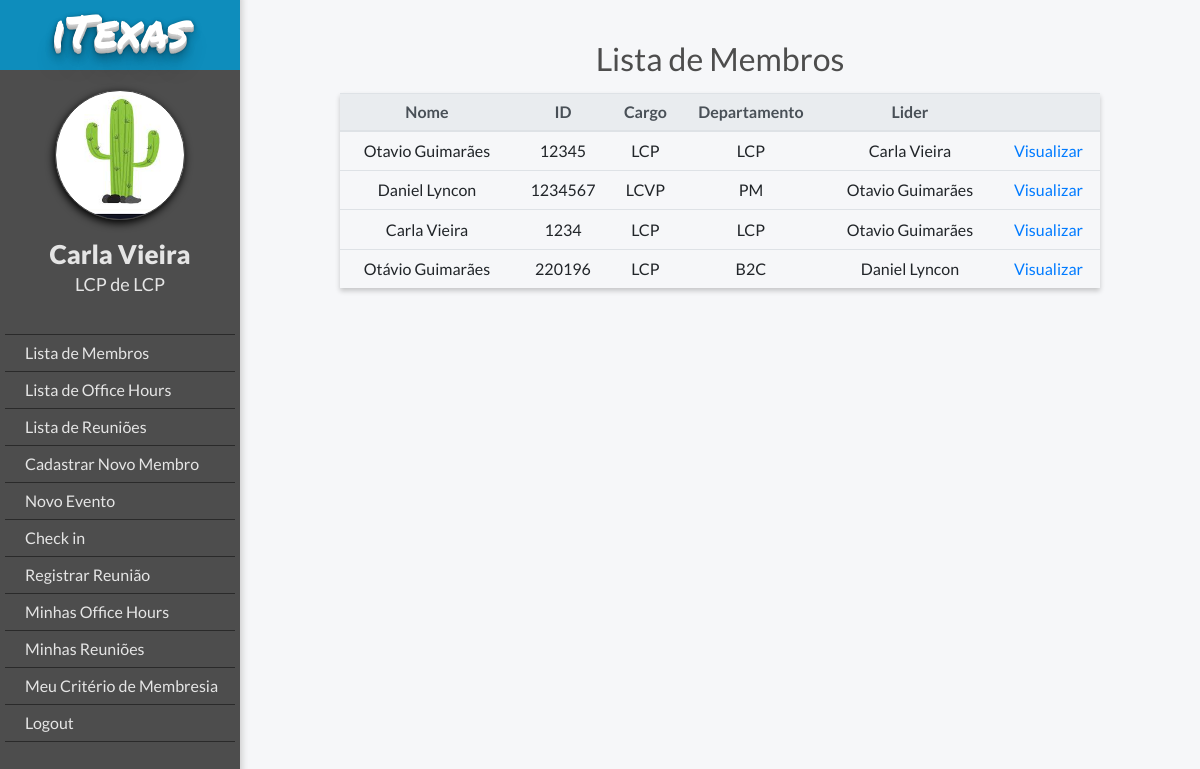
The app's page /members/ (signed in), older data.
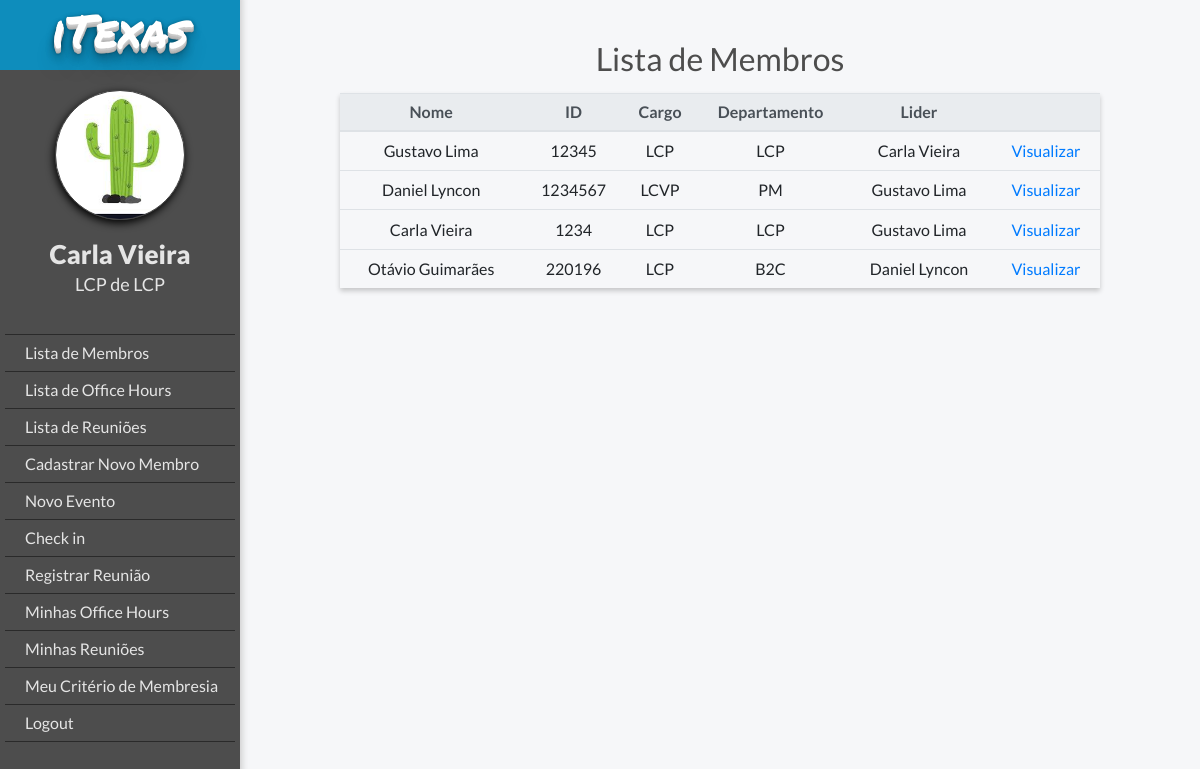
The same page, newer data.
### members/models.py (models this page shows, shortened)
class MyUser(AbstractBaseUser):
    POST = (('1,', 'LCP'), ('2', 'LCVP'), ('3', 'TLB'), ('4', 'Membro'))
    DEPARTMENT = (
    ('1', 'LCP'), ('2', 'PM'), ('3', 'F&L'), ('4', 'B2C'), ('5', 'B2B'), ('6', 'OGE'), ('7', 'OGT'), ('8', 'OGV'),
    ('9', 'IGE'), ('10', 'IGT'),)
    email = models.EmailField(verbose_name='E-mail', max_length=255, unique=True)
    podio_code = models.CharField(max_length=10, verbose_name='ID do Podio', unique=True)
    first_name = models.CharField(max_length=20, verbose_name='Nome')
    last_name = models.CharField(max_length=20, verbose_name='Sobrenome')
    post = models.CharField(max_length=2, choices=POST, blank=True, null=True, verbose_name='Cargo')
    department = models.CharField(max_length=2, choices=DEPARTMENT, blank=True, null=True, verbose_name='Área')
    leader = models.ForeignKey("MyUser", blank=True, null=True, on_delete=models.SET_NULL, verbose_name='Líder')
    is_working = models.BooleanField(default=False)
    is_active = models.BooleanField(default=True, verbose_name='Está ativo')
    is_admin = models.BooleanField(default=False, verbose_name='É administrador')
    objects = MyUserManager()
    USERNAME_FIELD = 'podio_code'
    REQUIRED_FIELDS = ['email', 'first_name']
    def __str__(self):
        return '{} {}'.format(self.first_name, self.last_name)

### members/views.py (the view)
# urls.py: path('', views.member_list, name='member_list'),
@login_required
def member_list(request):
    users = MyUser.objects.all()
    return render(request, 'members/member_list.html', {'users': users, 'request_user': request.user})

### templates/members/member_list.html
{% extends "base.html" %}
{% if user.is_authenticated %}
    {% block body_block %}
        <h2 class="title">Lista de Membros</h2>
        <table class="table" >
            <thead class="thead-light">
            <tr>
                <th class="table-column">Nome</th>
                <th class="table-column">ID</th>
                <th class="table-column">Cargo</th>
                <th class="table-column">Departamento</th>
                <th class="table-column">Lider</th>
                <th class="table-column"></th>
            </tr>
            </thead>
                <tbody>
            {% for user in users %}
                <tr class="row-member-list" id="{{ user.podio_code }}">
                        <td>{{ user.first_name }} {{ user.last_name }}</td>
                        <td>{{ user.podio_code }}</td>
                        <td>{{ user.get_post_display }} </td>
                        <td>{{ user.get_department_display  }}</td>
                        <td>{{ user.leader }}</td>
                        <td><a href="{% url 'member_view' user.podio_code %}">Visualizar</a></td>
                </tr>
            {% endfor %}
                </tbody>
                </table>
    {% endblock %}
{% else %}
    <h2>Logar</h2>
{% endif %}

### templates/base.html (shortened to what this page needs)
{% load static %}
<!DOCTYPE html>
<html lang="en">
<head>
    <link rel="stylesheet" href="https://stackpath.bootstrapcdn.com/bootstrap/4.3.1/css/bootstrap.min.css"
>
    <link rel="stylesheet" href="https://maxcdn.bootstrapcdn.com/font-awesome/4.5.0/css/font-awesome.min.css">
    <link rel="stylesheet" href="{% static 'css/style.css' %}">
</head>
<body>
{% if user.is_authenticated %}
    <div class="ogr-container">
    <div class="page-body">
    <div class="lateral-menu">
        <div class="logo-area">
            <h2 class="logo-mobile">iTexas</h2>
        </div>
        <div class="menu-area">
            <div class="profile-picture"></div>
            <div class="member-infos">
                <a class="member-name" href="{% url 'member_edit' user.podio_code %}">{{ request_user.first_name }} {{ request_user.last_name }}</a>
                <h3 class="member-area">{{ request_user.get_post_display }} de {{ request_user.get_department_display }}</h3>
            </div>
            <ul class="function-list">
                {% if request_user.is_admin %}
                    <li><a href="{% url 'member_list' %}" class="button">Lista de Membros</a></li>
                    <li><a href="{% url 'officehour_list' %}" class="button">Lista de Office Hours</a></li>
                    <li><a href="{% url 'meeting_list' %}" class="button">Lista de Reuniões</a></li>
                    <li><a href="{% url 'register' %}" class="button">Cadastrar Novo Membro</a></li>
                    <li><a href="{% url 'new_event' %}" class="button">Novo Evento</a></li>
                {% endif %}
                {% if user.is_working %}
                    <li><a href="{% url 'check' %}" class="button">Check out</a></li>
                {% else %}
                    <li><a href="{% url 'check' %}" class="button">Check in</a></li>
                {% endif %}
                <li><a href="{% url 'new_meeting' %}" class="button">Registrar Reunião</a></li>
                <li><a href="{% url 'office_hours_history' %}" class="button">Minhas Office Hours</a></li>
                <li><a href="{% url 'my_meetings' %}" class="button">Minhas Reuniões</a></li>
                <li><a href="{% url 'member_report' user.podio_code %}" class="button">Meu Critério de Membresia</a></li>
                {% if user.is_authenticated %}
                    <li><a href="{% url 'user_logout' %}">Logout</a></li>
                {% else %}
                    <li><a class="navbar-link" href="{% url 'user_login' %}">Login</a></li>
                {% endif %}
            </ul>
        </div>
    </div>
    <div  id="body-content" class="body-content">
        <div class="body-container">
            {% block body_block %}
            {% endblock %}
        </div>
    </div>
{% endif %}
</div>
</body>
</html>

Row changes from the older to the newer data that the page shows:
changed through a linked row, MyUser "Carla": leader "Otavio Guimarães" → "Gustavo Lima"
changed MyUser "Carla Vieira": first_name "Otavio" → "Gustavo"; last_name "Guimarães" → "Lima"
changed through a linked row, MyUser "Daniel": leader "Otavio Guimarães" → "Gustavo Lima"
